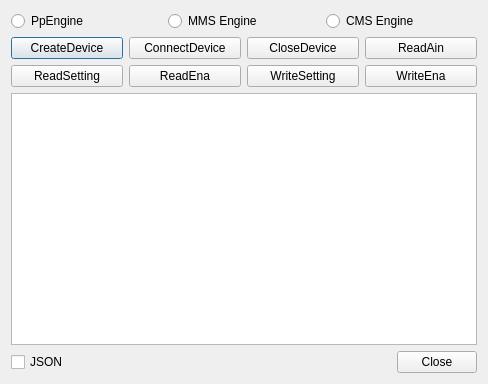
<?xml version="1.0" encoding="UTF-8"?>
<ui version="4.0">
 <class>QPpSttIotEngineDebugWidget</class>
 <widget class="QDialog" name="QPpSttIotEngineDebugWidget">
  <property name="windowModality">
   <enum>Qt::WindowModal</enum>
  </property>
  <property name="geometry">
   <rect>
    <x>0</x>
    <y>0</y>
    <width>488</width>
    <height>384</height>
   </rect>
  </property>
  <property name="windowTitle">
   <string>IotProtcoClient</string>
  </property>
  <layout class="QVBoxLayout" name="verticalLayout_2">
   <item>
    <layout class="QVBoxLayout" name="verticalLayout">
     <item>
      <layout class="QGridLayout" name="gridLayoutNameID">
       <item row="0" column="1">
        <widget class="QRadioButton" name="m_btnMmsEngine">
         <property name="text">
          <string>MMS Engine</string>
         </property>
        </widget>
       </item>
       <item row="0" column="2">
        <widget class="QRadioButton" name="m_btnCmsEngine">
         <property name="text">
          <string>CMS Engine</string>
         </property>
        </widget>
       </item>
       <item row="0" column="0">
        <widget class="QRadioButton" name="m_btnPpEngine">
         <property name="text">
          <string>PpEngine</string>
         </property>
        </widget>
       </item>
      </layout>
     </item>
     <item>
      <layout class="QGridLayout" name="gridLayoutNameID_3">
       <item row="0" column="0">
        <widget class="QPushButton" name="m_btnCreateDevice">
         <property name="text">
          <string>CreateDevice</string>
         </property>
        </widget>
       </item>
       <item row="0" column="2">
        <widget class="QPushButton" name="m_btnConnectDevice">
         <property name="text">
          <string>ConnectDevice</string>
         </property>
        </widget>
       </item>
       <item row="0" column="3">
        <widget class="QPushButton" name="m_btnCloseDevice">
         <property name="text">
          <string>CloseDevice</string>
         </property>
        </widget>
       </item>
       <item row="0" column="4">
        <widget class="QPushButton" name="m_btnReadAin">
         <property name="text">
          <string>ReadAin</string>
         </property>
        </widget>
       </item>
      </layout>
     </item>
     <item>
      <layout class="QGridLayout" name="gridLayoutNameID_2">
       <item row="0" column="2">
        <widget class="QPushButton" name="m_btnReadSetting">
         <property name="text">
          <string>ReadSetting</string>
         </property>
        </widget>
       </item>
       <item row="0" column="3">
        <widget class="QPushButton" name="m_btnReadEna">
         <property name="text">
          <string>ReadEna</string>
         </property>
        </widget>
       </item>
       <item row="0" column="5">
        <widget class="QPushButton" name="m_btnWriteSetting">
         <property name="text">
          <string>WriteSetting</string>
         </property>
        </widget>
       </item>
       <item row="0" column="6">
        <widget class="QPushButton" name="m_btnWriteEna">
         <property name="text">
          <string>WriteEna</string>
         </property>
        </widget>
       </item>
      </layout>
     </item>
    </layout>
   </item>
   <item>
    <layout class="QGridLayout" name="gridLayoutNameID_4">
     <item row="0" column="2">
      <widget class="QListWidget" name="m_listLog"/>
     </item>
    </layout>
   </item>
   <item>
    <layout class="QGridLayout" name="gridLayoutNameID_5">
     <item row="0" column="1">
      <spacer name="horizontalSpacer">
       <property name="orientation">
        <enum>Qt::Horizontal</enum>
       </property>
       <property name="sizeHint" stdset="0">
        <size>
         <width>40</width>
         <height>20</height>
        </size>
       </property>
      </spacer>
     </item>
     <item row="0" column="0">
      <widget class="QCheckBox" name="m_chkSttFormat">
       <property name="text">
        <string>JSON</string>
       </property>
      </widget>
     </item>
     <item row="0" column="3">
      <widget class="QPushButton" name="m_btnClose">
       <property name="text">
        <string>Close</string>
       </property>
      </widget>
     </item>
    </layout>
   </item>
  </layout>
 </widget>
 <resources/>
 <connections/>
</ui>
